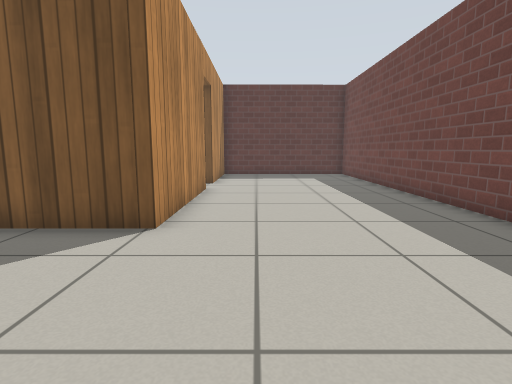
[1] (above)

22 first-person views from a walk through a Gazebo world. The camera is 0.72 m above the floor, tilts 8° down and sees 80° across. The floor is counted in squares, 0.5 m on a side. Each view is taken from the middle of a square. On the plan, view 1 faces up. The plan holds only what a view shows up to about 14 squares ahead; the rest is blank. Simple patterns stand in for the simulator's built-in surfaces.

[2]
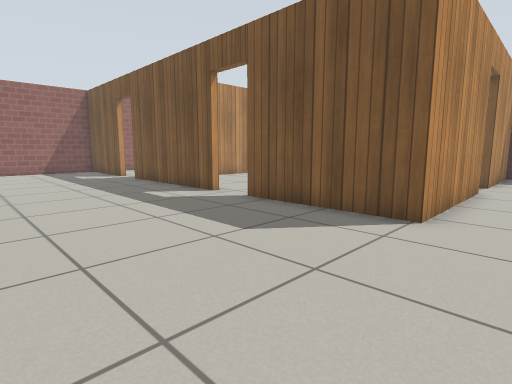

[3]
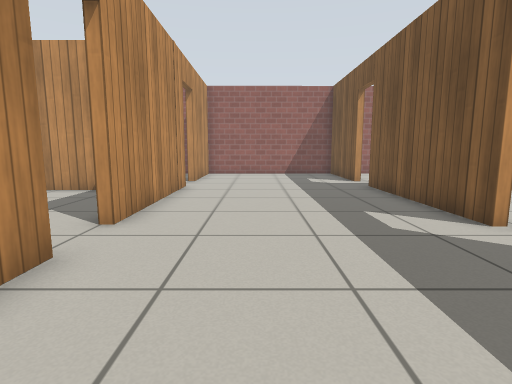

[4]
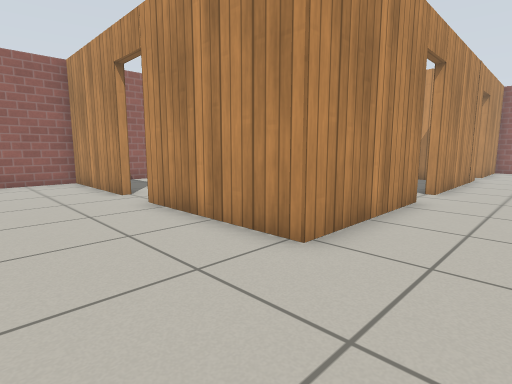

[5]
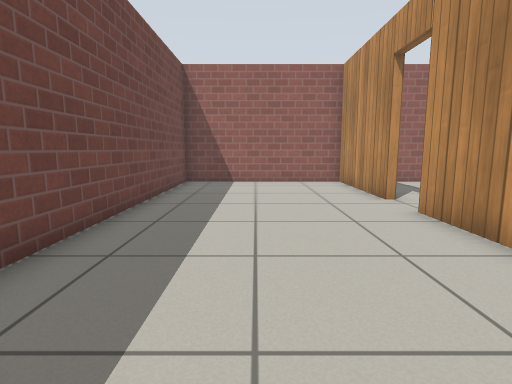

[6]
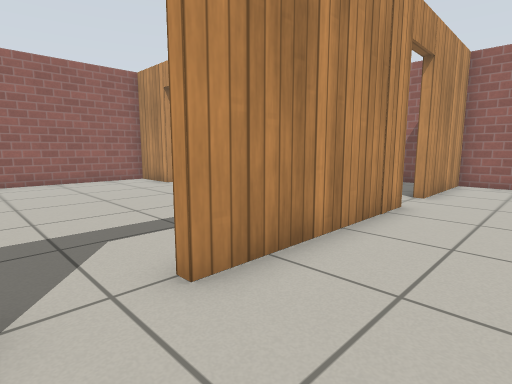

[7]
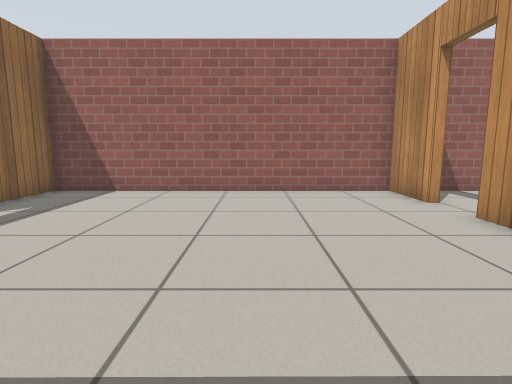

[8]
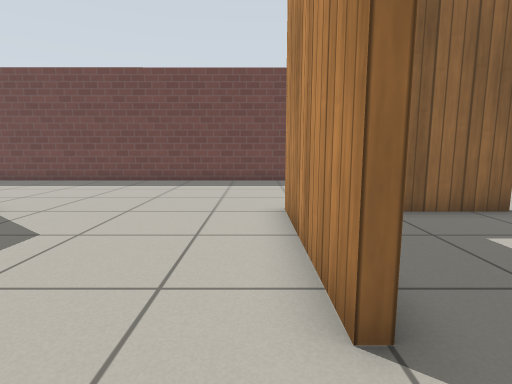

[9]
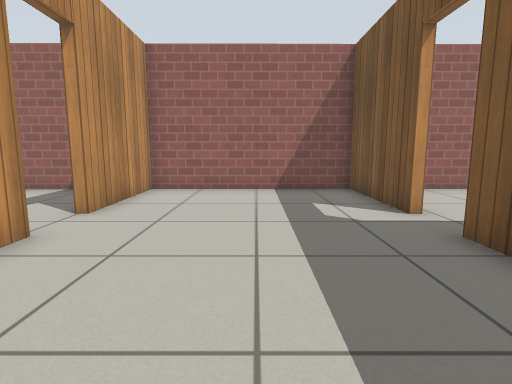

[10]
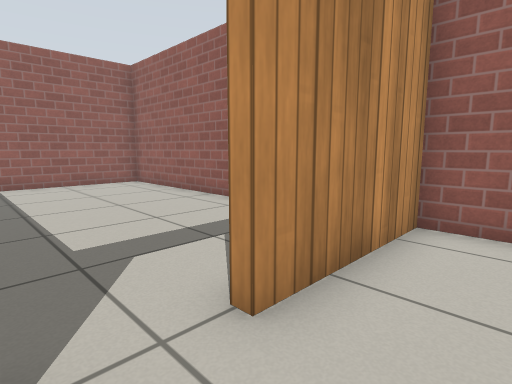

[11]
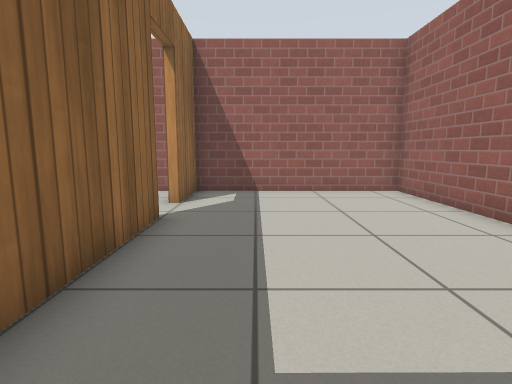

[12]
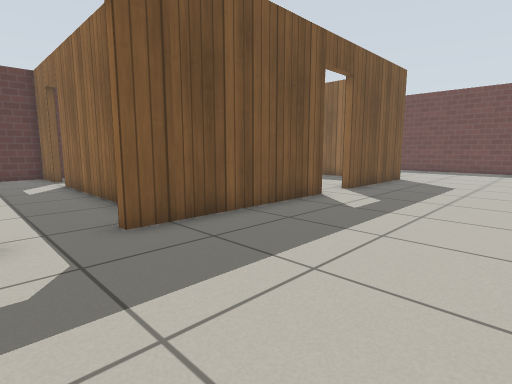

[13]
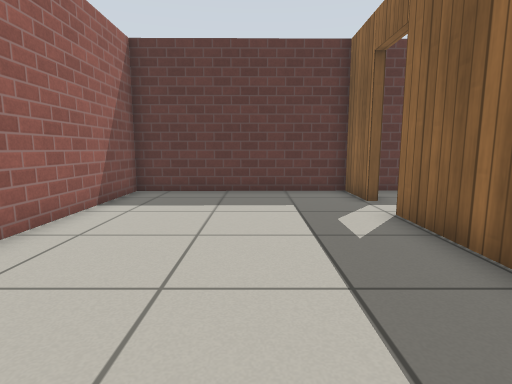

[14]
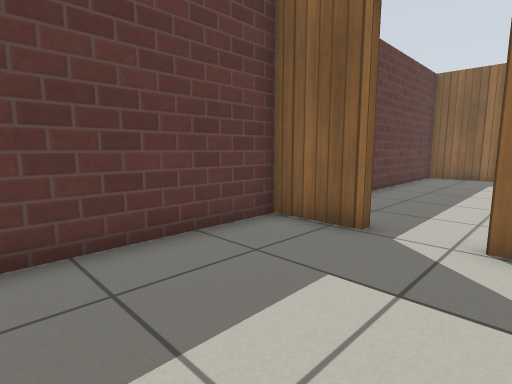

[15]
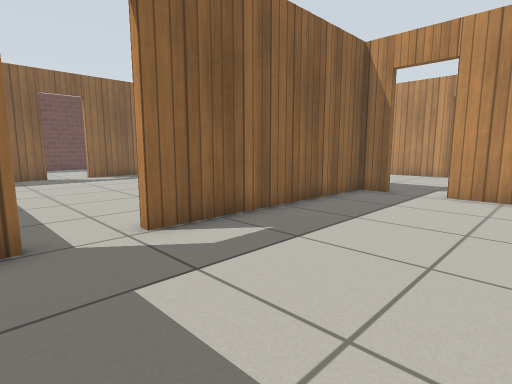

[16]
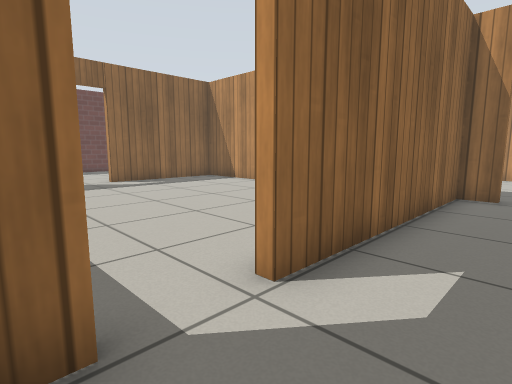

[17]
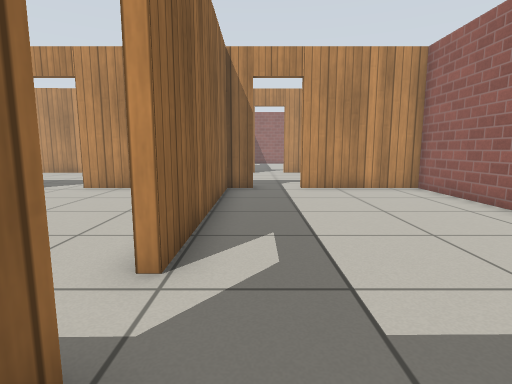

[18]
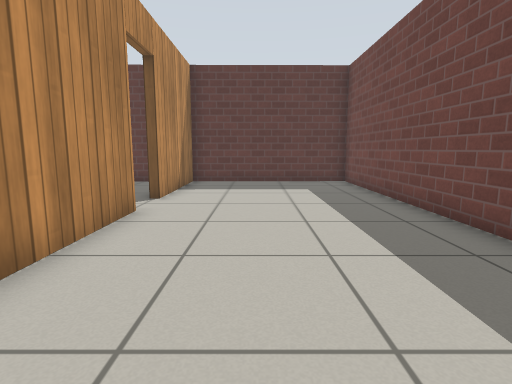

[19]
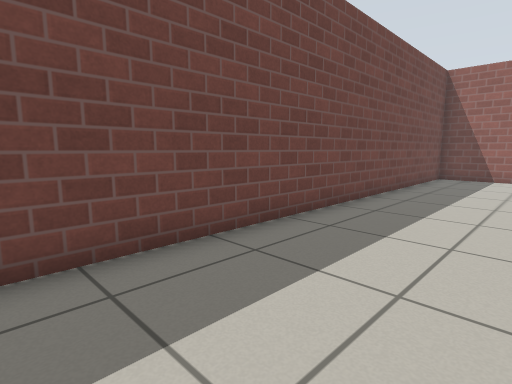

[20]
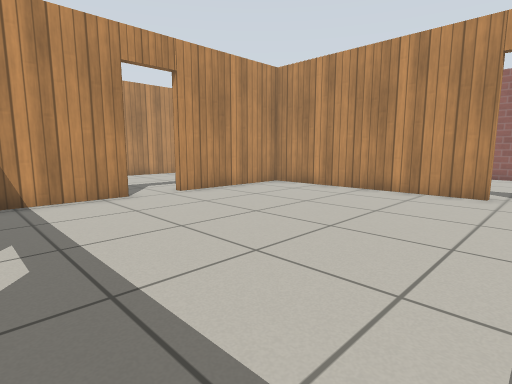

[21]
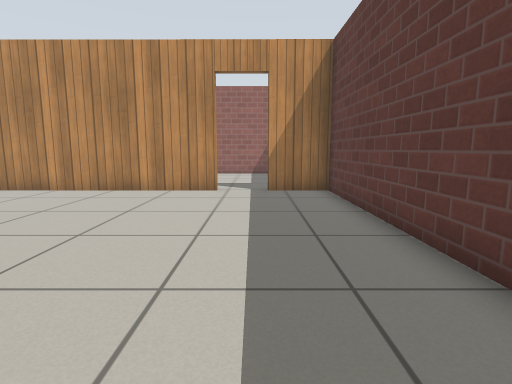

[22]
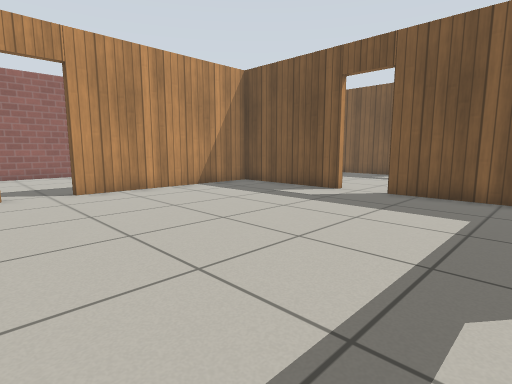

### Floor plan
Ten units are one square. View 1 is at (0, 0); x grows to the right and y downward. Boxes are objects, and circles mark ways between rooms. Rooms are numbered by the first view taken in them; rooms with no view inside come last. Other rooms are left out.
<svg viewBox="-216 -182 272 322">
<path fill="none" stroke="#000" d="M-69 17 -18 17 -17 69M-85 -54 -150 -54M-18 -111 -18 -54 -69 -54M-17 87 -17 135 51 135 50 -177 -18 -177 -18 -128M-149 18 -87 17M-166 -54 -210 -54 -210 18 -167 18M-87 20 -137 20 -137 94M-20 69 -20 43M-137 110 -137 135 -20 135 -20 112M-38 20 -69 20M-140 94 -140 52M-210 34 -209 135 -140 135 -140 110M-139 -154 -139 -175 -211 -175 -211 -116M-211 -99 -210 -57 -166 -57M-150 -57 -139 -57 -139 -136M-136 -136 -136 -57 -85 -57M-21 -128 -21 -166M-69 -57 -37 -57M-21 -94 -21 -111M-32 -176 -136 -175 -136 -154"/>
<circle cx="-20" cy="75" r="3" fill="#2a7"/>
<circle cx="-75" cy="20" r="3" fill="#2a7"/>
<circle cx="-155" cy="20" r="3" fill="#2a7"/>
<circle cx="-157" cy="-57" r="3" fill="#2a7"/>
<circle cx="-20" cy="-115" r="3" fill="#2a7"/>
<circle cx="-77" cy="-57" r="3" fill="#2a7"/>
<circle cx="-140" cy="105" r="3" fill="#2a7"/>
<circle cx="-140" cy="-145" r="3" fill="#2a7"/>
<text x="-30" y="-20">1</text>
<text x="-80" y="80">2</text>
<text x="-180" y="80">3</text>
<text x="-170" y="-120">4</text>
<text x="-80" y="-120">5</text>
</svg>
Room 1 opens to room 2. Room 1 opens to room 3. Room 1 opens to room 4. Room 1 opens to room 5. Room 2 opens to room 3. Room 4 opens to room 5.

Where each view was taken, in squares from view 1:
view 1: 0 up, 0 right, facing up
view 2: 1 down, 0 right, facing up-left
view 3: 1 up, 3 left, facing left
view 4: 1 up, 2 right, facing down-left
view 5: 0 up, 2 right, facing down
view 6: 1 up, 7 left, facing down-left
view 7: 3 down, 9 left, facing down
view 8: 1 down, 9 left, facing right
view 9: 2 up, 10 left, facing left
view 10: 0 up, 15 left, facing down-left
view 11: 3 down, 16 left, facing down
view 12: 0 up, 17 left, facing up-right
view 13: 7 up, 17 left, facing up
view 14: 13 up, 19 left, facing up-right
view 15: 16 up, 19 left, facing down-right
view 16: 16 up, 16 left, facing down-right
view 17: 17 up, 15 left, facing down
view 18: 4 up, 1 right, facing up
view 19: 3 up, 1 right, facing down-right
view 20: 15 up, 3 left, facing down-left
view 21: 15 up, 3 left, facing left
view 22: 12 down, 3 left, facing up-left
